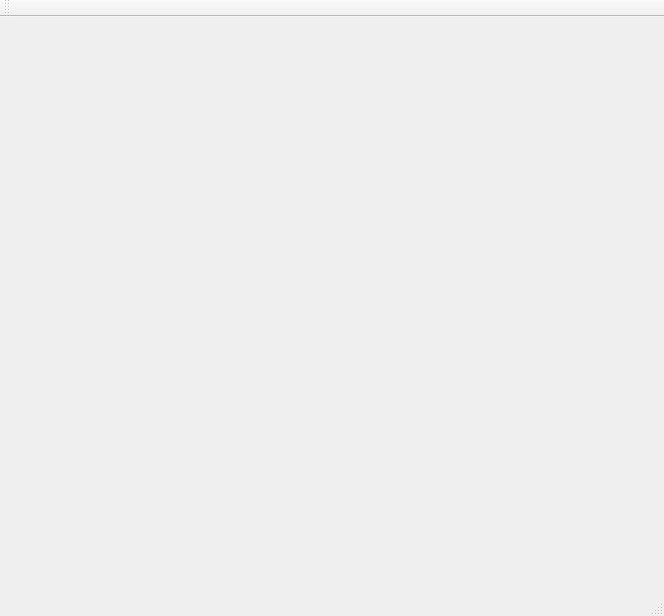
<?xml version="1.0" encoding="UTF-8"?>
<ui version="4.0">
 <class>MainWindow</class>
 <widget class="QMainWindow" name="MainWindow">
  <property name="geometry">
   <rect>
    <x>0</x>
    <y>0</y>
    <width>664</width>
    <height>616</height>
   </rect>
  </property>
  <property name="windowTitle">
   <string>MainWindow</string>
  </property>
  <widget class="QWidget" name="centralWidget"/>
  <widget class="QMenuBar" name="menuBar">
   <property name="geometry">
    <rect>
     <x>0</x>
     <y>0</y>
     <width>664</width>
     <height>25</height>
    </rect>
   </property>
  </widget>
  <widget class="QToolBar" name="mainToolBar">
   <attribute name="toolBarArea">
    <enum>TopToolBarArea</enum>
   </attribute>
   <attribute name="toolBarBreak">
    <bool>false</bool>
   </attribute>
  </widget>
  <widget class="QStatusBar" name="statusBar"/>
 </widget>
 <layoutdefault spacing="6" margin="11"/>
 <resources/>
 <connections/>
</ui>
